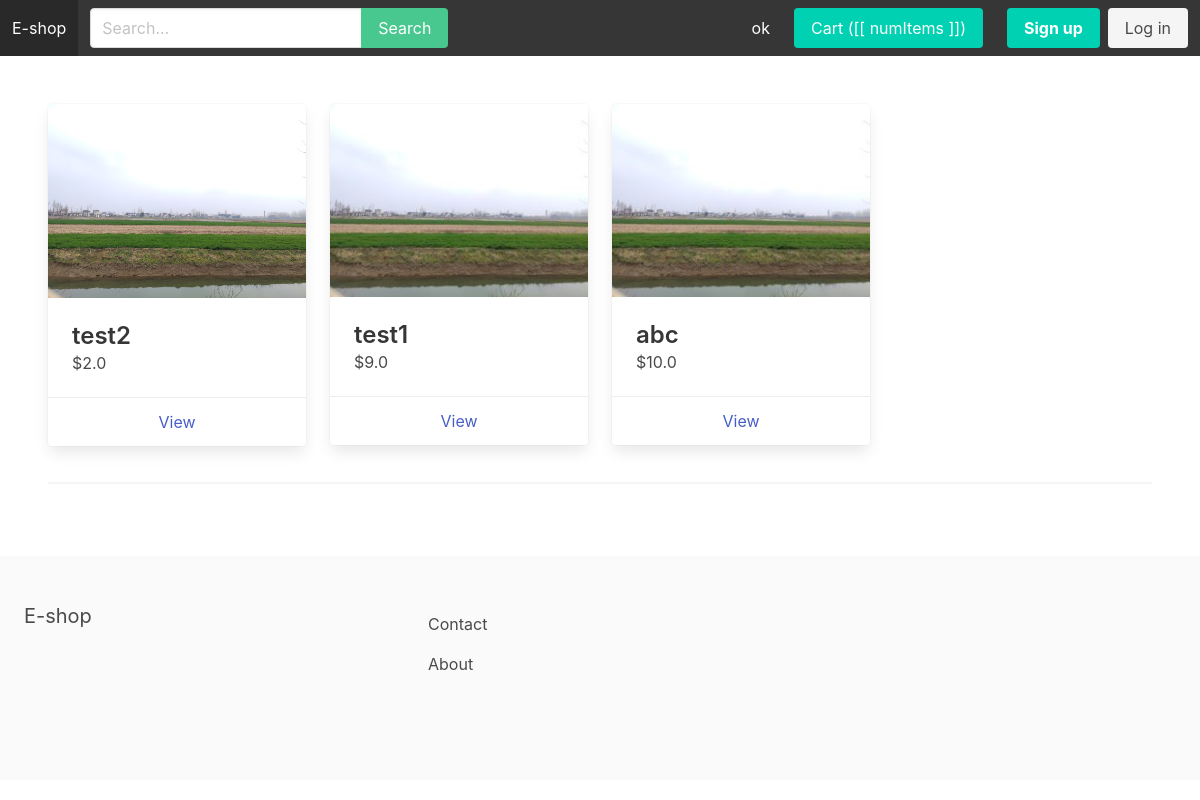
The page / on the database its author committed.
### apps/store/models.py (models this page shows, shortened)
class Category(models.Model):
    title = models.CharField(max_length=255)
    slug = models.SlugField(max_length=255)
    ordering = models.IntegerField(default=0)
    is_featured = models.BooleanField(default=False)
    class Meta:
        verbose_name_plural = 'Categories'
        ordering = ('ordering',)

class Product(models.Model):
    category = models.ForeignKey(Category, related_name='products', on_delete=models.CASCADE)
    title = models.CharField(max_length=255)
    slug = models.SlugField(max_length=255)
    description = models.TextField(blank=True, null=True)
    price = models.FloatField()
    is_featured = models.BooleanField(default=False)
    num_available = models.IntegerField(default=1)
    num_visits = models.IntegerField(default=0)
    last_visit = models.DateTimeField(blank=True, null=True)
    image = models.ImageField(upload_to='uploads/', blank=True, null=True)
    thumbnail = models.ImageField(upload_to='uploads/', blank=True, null=True)
    date_added = models.DateTimeField(auto_now_add=True)
    class Meta:
        ordering = ('-date_added',)
    """def save(self, *args, **kwargs):
        self.thumbnail = self.make_thumbnail(self.image)

        super().save(*args, **kwargs)"""
    def get_thumbnail(self):
        if self.thumbnail:
            return self.thumbnail.url

### apps/core/views.py (the view)
# urls.py: path('', frontpage, name='frontpage'),
def frontpage(request):
    products = Product.objects.filter(is_featured=True)
    featured_categories = Category.objects.filter(is_featured=True)
    popular_products = Product.objects.all().order_by('-num_visits')[0:4]
    recently_viewed_products = Product.objects.all().order_by('-last_visit')[0:4]
    context = {
        'products': products,
        'featured_categories': featured_categories,
        'popular_products': popular_products,
        'recently_viewed_products': recently_viewed_products
    }
    return render(request, 'frontpage.html', context)

### apps/cart/cart.py (called while the page is built)
    def __iter__(self):
        product_ids = self.cart.keys()
        product_clean_ids = []
        for p in product_ids:
            product_clean_ids.append(p)
            self.cart[str(p)]['product'] = Product.objects.get(pk=p)
        for item in self.cart.values():
            item['total_price'] = float(item['price']) * int(item['quantity'])
            yield item

    def get_total_length(self):
        return sum(int(item['quantity']) for item in self.cart.values())

    def get_total_cost(self):
        return sum(float(item['total_price']) for item in self)

### apps/cart/context_processors.py (called while the page is built)
def cart(request):
    return {'cart': Cart(request)}

### apps/store/context_processors.py (called while the page is built)
def menu_categories(request):
    categories = Category.objects.all()
    return {'menu_categories': categories}

### apps/core/templates/frontpage.html (shortened to what this page needs)
{% extends 'base.html' %}
{% block content %}
    {% with products as list_products %}
        {% include 'parts/product_list.html' %}
    {% endwith %}
    <hr>
{% endblock %}

### apps/core/templates/base.html (shortened to what this page needs)
{% load static %}
<!DOCTYPE html>
<html>
	<head>
		<link rel="stylesheet" href="https://cdn.jsdelivr.net/npm/bulma@0.9.0/css/bulma.min.css">
		<link rel="stylesheet" href="{% static 'main.css' %}">
	</head>
	<body>
		<nav class="navbar is-dark" id="navbarapp">
			<div class="navbar-brand">
				<a class="navbar-item" href="{% url 'frontpage' %}">E-shop</a>
			</div>
			<div id="main-navbar" class="navbar-menu" :class="{ 'is-active': menuClass }">
				<div class="navbar-start">
					<div class="navbar-item">
						<form method="get" action="{% url 'search' %}">
							<div class="field has-addons">
								<div class="control">
									<input type="text" class="input" placeholder="Search..." name="query">
								</div>
								<div class="control">
									<button class="button is-success">Search</button>
								</div>
							</div>
						</form>
					</div>
				</div>
				<div class="navbar-end">
					{% for category in menu_categories %}
						{% if not category.children.all %}
                        	<a href="{% url 'category_detail' category.slug %}" class="navbar-item">{{ category.title }}</a>
						{% endif %}
					{% endfor %}
					<div class="navbar-item">
						<a href="{% url 'cart' %}" class="button is-primary">Cart ([[ numItems ]])</a>
					</div>
					{% if request.user.is_authenticated %}
						<div class="navbar-item">
							<a href="{% url 'myaccount' %}" class="button is-light">My account</a>
						</div>
					{% else %}
						<div class="navbar-item">
							<div class="buttons">
								<a href="{% url 'signup' %}" class="button is-primary"><strong>Sign up</strong></a>
								<a href="{% url 'login' %}" class="button is-light">Log in</a>
							</div>
						</div>
					{% endif %}
				</div>
			</div>
		</nav>
		<section class="section">
			{% block content %}
            {% endblock %}
		</section>
		<footer class="footer">
			<div class="columns">
				<div class="column is-4">
					<h2 class="subtitle">E-shop</h2>
				</div>
				<div class="column is-8">
					<a href="{% url 'contact' %}" class="navbar-item">Contact</a>
					<a href="{% url 'about' %}" class="navbar-item">About</a>
				</div>
			</div>
		</footer>
	</body>
</html>

### apps/store/templates/parts/product_list.html
<div class="columns is-multiline">
    {% for p in list_products %}
        <div class="column is-3">
            <div class="card">
                <div class="card-image">
                    <figure class="image">
                        <img src="{{ p.get_thumbnail }}">
                    </figure>
                </div>
                <div class="card-content">
                    <div class="media">
                        <div class="media-content">
                            <p class="title is-4">{{ p.title }}</p>
                            <p class="subtitle is-6">${{ p.price }}</p>
                        </div>
                    </div>
                </div>
                <footer class="card-footer">
                    <a href="{% url 'product_detail' p.category.slug p.slug %}" class="card-footer-item">View</a>
                </footer>
            </div>
        </div>
    {% endfor %}
</div>

### rows shown on the page
Category: title "ok"
Product: get_thumbnail (picture), title "test2", price "2.0"
Product: get_thumbnail (picture), title "test1", price "9.0"
Product: get_thumbnail (picture), title "abc", price "10.0"
